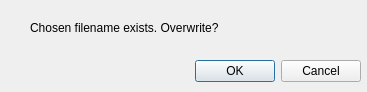
<?xml version="1.0" encoding="UTF-8"?>
<ui version="4.0">
 <class>FileExistsDialog</class>
 <widget class="QDialog" name="FileExistsDialog">
  <property name="geometry">
   <rect>
    <x>0</x>
    <y>0</y>
    <width>367</width>
    <height>92</height>
   </rect>
  </property>
  <property name="windowTitle">
   <string>File exists</string>
  </property>
  <widget class="QDialogButtonBox" name="buttonBox">
   <property name="geometry">
    <rect>
     <x>20</x>
     <y>55</y>
     <width>341</width>
     <height>32</height>
    </rect>
   </property>
   <property name="orientation">
    <enum>Qt::Horizontal</enum>
   </property>
   <property name="standardButtons">
    <set>QDialogButtonBox::Cancel|QDialogButtonBox::Ok</set>
   </property>
  </widget>
  <widget class="QLabel" name="label">
   <property name="geometry">
    <rect>
     <x>30</x>
     <y>15</y>
     <width>321</width>
     <height>26</height>
    </rect>
   </property>
   <property name="text">
    <string>Chosen filename exists. Overwrite?</string>
   </property>
  </widget>
 </widget>
 <resources/>
 <connections>
  <connection>
   <sender>buttonBox</sender>
   <signal>accepted()</signal>
   <receiver>FileExistsDialog</receiver>
   <slot>accept()</slot>
   <hints>
    <hint type="sourcelabel">
     <x>248</x>
     <y>254</y>
    </hint>
    <hint type="destinationlabel">
     <x>157</x>
     <y>274</y>
    </hint>
   </hints>
  </connection>
  <connection>
   <sender>buttonBox</sender>
   <signal>rejected()</signal>
   <receiver>FileExistsDialog</receiver>
   <slot>reject()</slot>
   <hints>
    <hint type="sourcelabel">
     <x>316</x>
     <y>260</y>
    </hint>
    <hint type="destinationlabel">
     <x>286</x>
     <y>274</y>
    </hint>
   </hints>
  </connection>
 </connections>
</ui>
